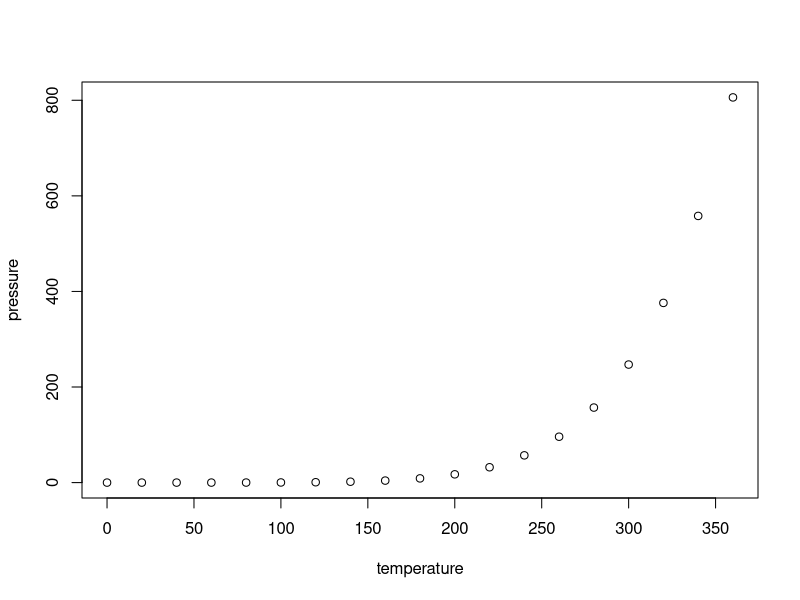
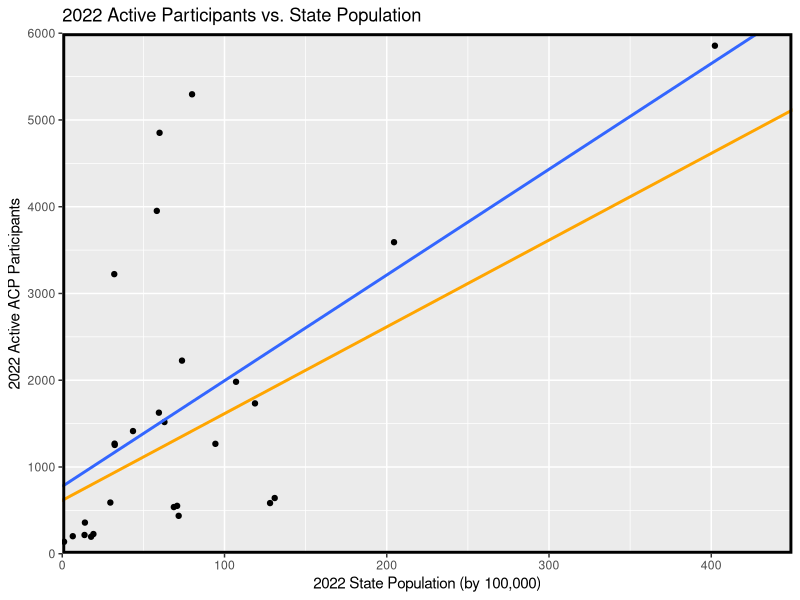
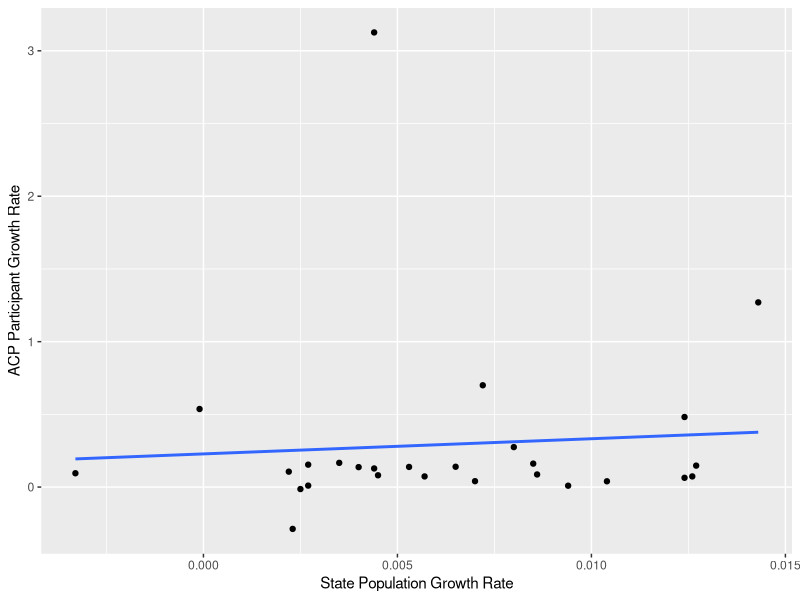
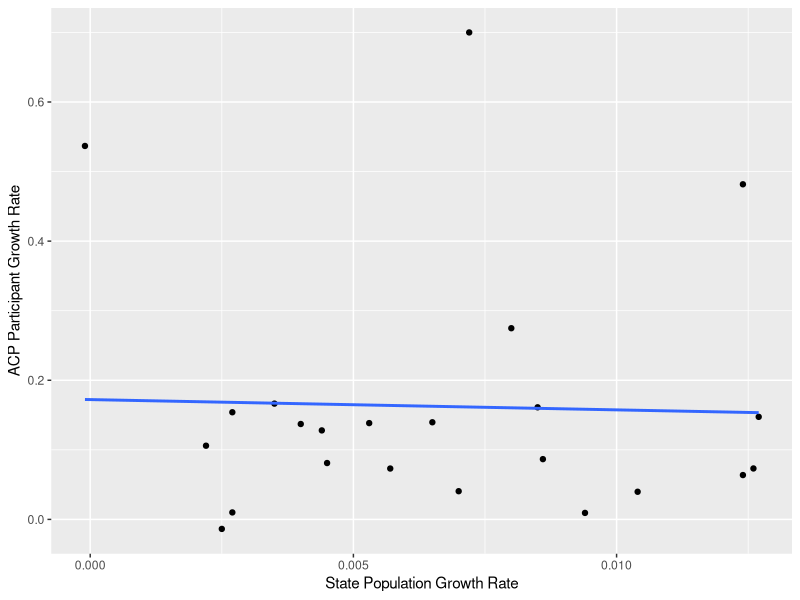
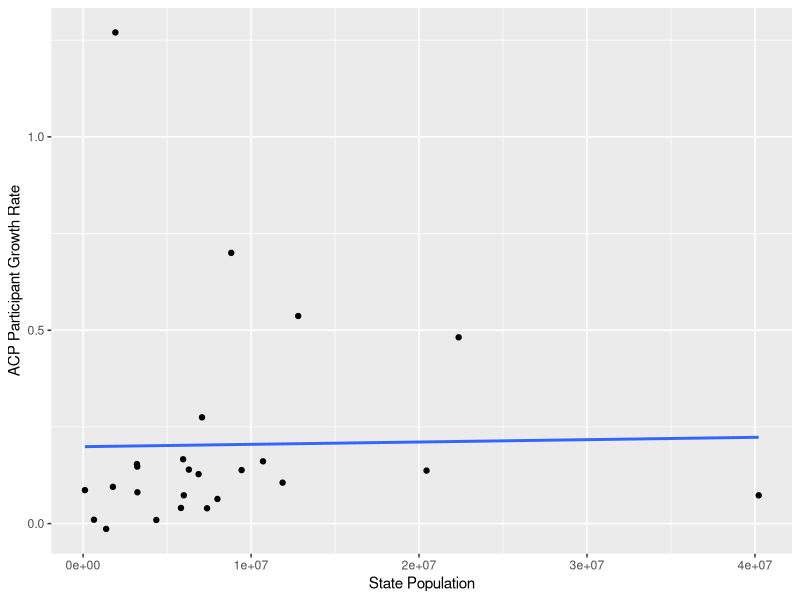
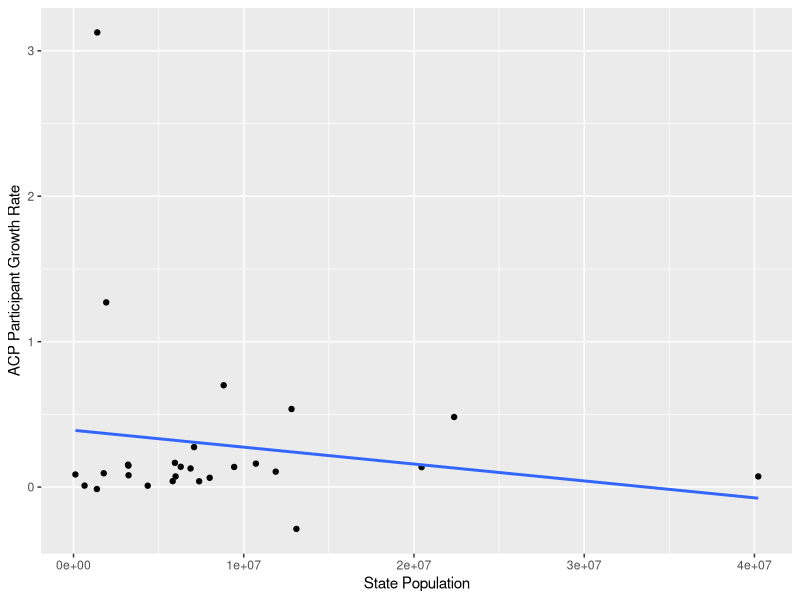
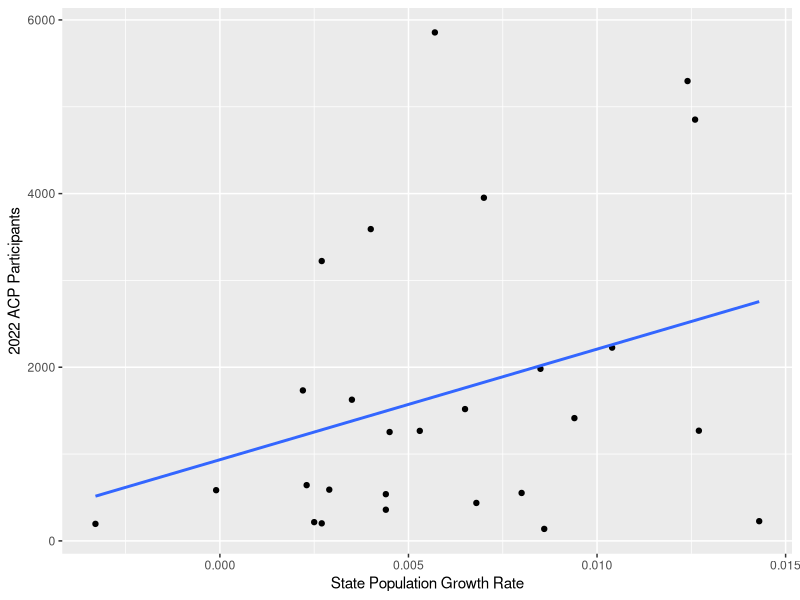
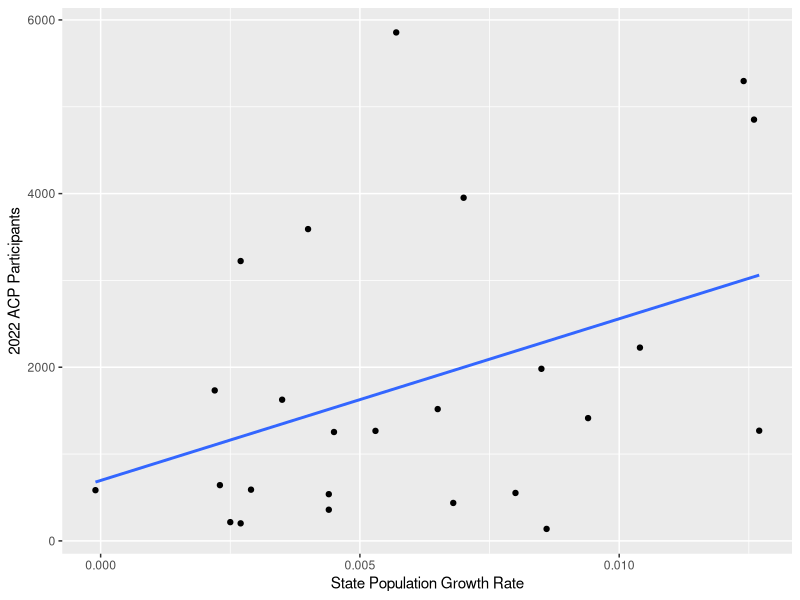

Generate these figures, in order, with R:
## ---- chunk 1
knitr::opts_chunk$set(echo = TRUE)
## ---- chunk 2
plot(pressure)
## ---- chunk 3

suppressPackageStartupMessages(library(tidyverse))
suppressPackageStartupMessages(library(ggplot2))

getwd()
setwd('C:/Users/Christian/OneDrive/Desktop/work from home/NACAP')

figs <- suppressMessages(read_csv('2022FigFrenz_clean.csv'))
## ---- chunk 4
Figs <- figs %>% #complete set of the data
  filter(Totals.State != 'Total')
Figs

popVpart <- Figs %>% #Data for State population vs. ACP participation
  select(Totals.State, '2022.parts', population, `population/participants`, `growth rate`)

growth_sqrd <- Figs %>% #Data for State growth rate vs. ACP participant growth rate
  select(Totals.State, `growth rate`, participant_growthRate) 

popVacpGrowth <- Figs %>% #Data for population vs. ACP participant growth rate
  select(Totals.State, population, participant_growthRate) 

grVacpParts <- Figs %>% #Data for State growth rate vs. 2022 ACP participants
  select(Totals.State, `growth rate`, `2022.parts`)

densVprop <- Figs %>% #Data for State population density vs. the proportion of ACP participants to households(gives a look at dependents)
  select(Totals.State, density, `2022.parts`, `2022.households`)

densVacpGrowth <- Figs %>% #Data for State population density vs. ACP growth rate
  select(Totals.State, density, participant_growthRate)

parts2house <- Figs %>% #Data for average dependents per household
  select(Totals.State, `2022.parts`, `2022.households`)

## ---- chunk 5
popVpart #Data for State population vs. ACP participation
popVpart2 <- popVpart %>% 
  arrange(`2022.parts`) %>%
  filter(Totals.State != 'Texas' &
           Totals.State != 'Virginia' &
           Totals.State != 'Florida' &
           Totals.State != 'Washington DC' &
           Totals.State != 'Mississippi') %>%
  mutate(pop2 = population/100000)
popVpart2

popVpart_grf <- ggplot(popVpart2, aes(y = `2022.parts`, x = pop2)) +
  geom_point() +
  geom_smooth(method = lm, se = FALSE, fullrange=TRUE) +
  geom_abline(slope = 10,
              intercept = 615.36,
              color = "orange",
              linewidth = 1) +
  scale_x_continuous(limits=c(0, 450), expand = c(0, 0)) +
  scale_y_continuous(limits=c(0, 6000), expand = c(0, 0)) +
  xlab("2022 State Population (by 100,000)") + ylab("2022 Active ACP Participants") +
  theme(panel.border = element_rect(color = 'black',
                                    fill = NA,
                                    linewidth = 2)) +
  ggtitle('2022 Active Participants vs. State Population')
##if the axes are flipped then the abline equation becomes y=0.0311x+29.786
popVpart_grf
cor.test(popVpart2$`2022.parts`, popVpart2$pop2)
mult_popVpart <- lm(`2022.parts` ~ pop2 + `growth rate`, data = popVpart2)
## ---- chunk 6
growth_sqrd_clean <- growth_sqrd %>% #Data for State growth rate vs. ACP participant growth rate
  rename("growth_rate" = "growth rate") %>%
  drop_na() 

#removing outliers
growth_sqrd_clean2 <- growth_sqrd %>% #Data for State growth rate vs. ACP participant growth rate
  rename("growth_rate" = "growth rate") %>%
  filter(Totals.State != 'New Hampshire' &
           Totals.State != 'Idaho' &
           Totals.State != 'Pennsylvania' &
           Totals.State != 'West Virginia') %>%  #filtering outliers
  drop_na() 
                            
outliers_upper <- quantile(growth_sqrd_clean$growth_rate, 0.999, na.rm = TRUE)  #growth_rate outliers
#outliers_upper <- quantile(growth_sqrd_clean$participant_growthRate, 0.997, na.rm = TRUE)  #participant_growthRate outliers
outliers_upper

outliers_lower <- quantile(growth_sqrd_clean$growth_rate, 0.001, na.rm = TRUE) #growth_rate outliers
#outliers_lower <- quantile(growth_sqrd_clean$participant_growthRate, 0.003, na.rm = TRUE) #participant_growthRate outliers
outliers_lower

#outliers <- which(growth_sqrd_clean$participant_growthRate > outliers_upper | growth_sqrd_clean$participant_growthRate < outliers_lower) #participant_growthRate outliers
outliers <- which(growth_sqrd_clean$growth_rate > outliers_upper | growth_sqrd_clean$growth_rate < outliers_lower)
print(outliers)
#growth_rate outliers
growth_sqrd_clean[24, 1:3] 
growth_sqrd_clean[26, 1:3]
#participant_growthRate
growth_sqrd_clean[3, 1:3] 
growth_sqrd_clean[27, 1:3]

###graph with outliers 
growth_sqrd_grf <- ggplot(growth_sqrd_clean, aes(x=growth_rate, y=participant_growthRate)) +
  geom_point() +
  geom_smooth(method=lm, se=FALSE) +
  ylab("ACP Participant Growth Rate") + xlab("State Population Growth Rate")


###graph with outliers removed
growth_sqrd_grf2 <- ggplot(growth_sqrd_clean2, aes(x=growth_rate, y=participant_growthRate)) +
  geom_point() +
  geom_smooth(method=lm, se=FALSE) +
  ylab("ACP Participant Growth Rate") + xlab("State Population Growth Rate")

##
growth_sqrd_grf
growth_sqrd_grf2
cor.test(growth_sqrd_clean$growth_rate, growth_sqrd_clean$participant_growthRate) #with outliers
## ---- chunk 7
popVacpGrowth_clean <- popVacpGrowth %>%
  drop_na()#Data for population vs. ACP participant growth rate

##removing outliers
popVacpGrowth_clean2 <- popVacpGrowth %>%
  filter(Totals.State != 'New Hampshire' &
           Totals.State != 'Pennsylvania') %>%  #filtering outliers)
  drop_na()#Data for population vs. ACP participant growth rate


popVacpGrowth_grf <- ggplot(popVacpGrowth_clean, aes(x=population, y=participant_growthRate)) +
  geom_point() +
  geom_smooth(method=glm, se=FALSE) +
  ylab("ACP Participant Growth Rate") + xlab("State Population")

##without outliers
popVacpGrowth_grf2 <- ggplot(popVacpGrowth_clean2, aes(x=population, y=participant_growthRate)) +
  geom_point() +
  geom_smooth(method=glm, se=FALSE) +
  ylab("ACP Participant Growth Rate") + xlab("State Population")

###graph without outliers
popVacpGrowth_grf2
###graph with outliers
popVacpGrowth_grf

cor.test(popVacpGrowth_clean$population, popVacpGrowth_clean$participant_growthRate)
cor.test(popVacpGrowth_clean2$population, popVacpGrowth_clean2$participant_growthRate)
## ---- chunk 8
grVacpParts_clean <- grVacpParts %>%   #Data for State growth rate vs. 2022 ACP participants
  rename("growth_rate" = "growth rate") %>%
  drop_na()

##removing outliers
grVacpParts_clean2 <- grVacpParts %>%   #Data for State growth rate vs. 2022 ACP participants
  rename("growth_rate" = "growth rate") %>%
  filter(Totals.State != 'Idaho' &
           Totals.State != 'West Virginia') %>%  #filtering outliers
  drop_na()

grVacpParts_grf <- ggplot(grVacpParts_clean, aes(x=growth_rate, y=`2022.parts`)) +
  geom_point() +
  geom_smooth(method=glm, se=FALSE) +
  ylab("2022 ACP Participants") + xlab("State Population Growth Rate")


grVacpParts_grf2 <- ggplot(grVacpParts_clean2, aes(x=growth_rate, y=`2022.parts`)) +
  geom_point() +
  geom_smooth(method=glm, se=FALSE) +
  ylab("2022 ACP Participants") + xlab("State Population Growth Rate")

###graph with outliers included
grVacpParts_grf
###graph without outliers
grVacpParts_grf2

cor.test(grVacpParts_clean$growth_rate, grVacpParts_clean$`2022.parts`)
cor.test(grVacpParts_clean2$growth_rate, grVacpParts_clean2$`2022.parts`)
## ---- chunk 9
densVprop_clean <- densVprop %>% #Data for State population density vs. the proportion of ACP participants to households(gives a look at dependents)
  drop_na() %>%
  mutate('fullHouse' = `2022.households`/`2022.parts`) %>%
  arrange(density)

densVprop_grf <- ggplot(densVprop_clean, aes(x=density, y=fullHouse)) +
  geom_point() +
  geom_smooth(method=glm, se=FALSE) +
  ylab("2022 ACP Residents/House") + xlab("State Density")

densVprop_grf
cor.test(densVprop_clean$density, densVprop_clean$fullHouse)
## ---- chunk 10
#densVacpGrowth #Data for State population density vs. ACP growth rate

densVacpGrowth_clean <- densVacpGrowth %>% #Data for State population density vs. the proportion of ACP participants to households(gives a look at dependents)
  drop_na() %>%
  arrange(density)

##removing outliers
densVacpGrowth_clean2 <- densVacpGrowth %>% #Data for State population density vs. the proportion of ACP participants to households(gives a look at dependents)
  filter(Totals.State != 'New Hampshire' &
           Totals.State != 'Pennsylvania') %>% 
  drop_na() %>%
  arrange(density)

densVprop_grf <- ggplot(densVacpGrowth_clean, aes(x=density, y=participant_growthRate)) +
  geom_point() +
  geom_smooth(method=glm, se=FALSE) +
  ylab("2022 ACP Growth Rate") + xlab("State Density")

##outliers removed
densVprop_grf2 <- ggplot(densVacpGrowth_clean2, aes(x=density, y=participant_growthRate)) +
  geom_point() +
  geom_smooth(method=glm, se=FALSE) +
  ylab("2022 ACP Growth Rate") + xlab("State Density")

densVprop_grf
densVprop_grf2
densVprop_clean
cor.test(densVacpGrowth_clean$density, densVacpGrowth_clean$participant_growthRate)
cor.test(densVacpGrowth_clean2$density, densVacpGrowth_clean2$participant_growthRate)
## ---- chunk 11
#parts2house #Data for average dependents per household
parts2house_clean <- parts2house %>% 
  drop_na()

parts2house_grf <- ggplot(parts2house_clean, aes(x=`2022.parts`, y=`2022.households`)) +
  geom_point() +
  geom_smooth(method=glm, se=FALSE) +
  xlab("2022 ACP Participation") + ylab("2022 ACP Households")

parts2house_grf2 <- ggplot(parts2house_clean, aes(x=`2022.parts`, y=`2022.households`)) +
  geom_point() +
  geom_smooth(method=loess, se=FALSE) +
  xlab("2022 ACP Participation") + ylab("2022 ACP Households")


parts2house_grf
parts2house_grf2
cor.test(parts2house_clean$`2022.parts`,parts2house_clean$`2022.households`)
## ---- chunk 12
brenda <- Figs %>% 
  transmute('perCapita' = `population/participants`, 'State' = Totals.State) %>% 
  drop_na() %>%
  arrange(perCapita)
brenda
brend_grfz <- ggplot(brenda, aes(x=reorder(State, -perCapita), y=perCapita)) +
  geom_col() + theme(axis.text.x = element_text(angle = 90, vjust = 0.5, hjust=1))
brend_grfz
## ---- chunk 13
agg <- Figs %>% 
  select(Totals.State, `2022.parts`, `2021.parts`, `2022.households`, `2021.households`, `2022.totals`, `2021.totals`) %>% 
  drop_na()
participants2022 <- mean(agg$`2022.parts`)
participants2021 <- mean(agg$`2021.parts`)
households2022 <- mean(agg$`2022.households`)
households2021 <- mean(agg$`2021.households`)
totals2022 <- mean(agg$`2022.totals`)
totals2021 <- mean(agg$`2021.totals`)
participants2022
participants2021
households2022
households2021
totals2022
totals2021

## ---- chunk 14
avgs <- suppressMessages(read_csv('2022FigFrenz_clean_agg.csv'))
## ---- chunk 15
avgs_grf <- ggplot(avgs, aes(x = group, y = average, fill = (as.factor(year)))) +
  geom_bar(width = 0.5, 
           position = position_dodge(0.6), 
           stat = 'identity', 
           color = 'black') +
  geom_text(aes(label = average), 
            position = position_dodge(0.6), 
            vjust = -0.3) +
  theme(axis.title.x = element_blank(),
        axis.title.y = element_blank(),
        legend.title = element_blank(),
        panel.border = element_rect(color = 'black',
                                    fill = NA,
                                    linewidth = 1.5)) +
  ggtitle('Program Averages') +
  scale_x_discrete(labels = c('Participants','Households','Total Served'))
avgs_grf
